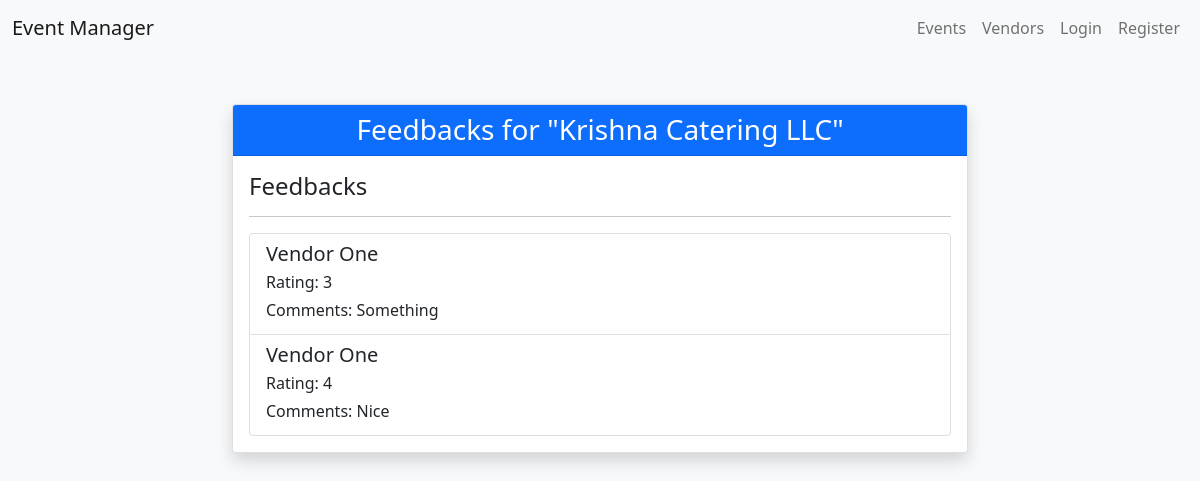
The page /view-all-feedbacks/1 on the database its author committed.
### base/models.py (models this page shows, shortened)
class Vendor(models.Model):
    name = models.CharField(max_length=100)
    services_offered = models.TextField()
    pricing = models.DecimalField(max_digits=10, decimal_places=2)
    contact_info = models.CharField(max_length=100)
    website = models.URLField(null=True)
    categories = models.ManyToManyField('VendorCategory')
    is_approved = models.BooleanField(default=False)
    is_available = models.BooleanField(default=True)

class VendorFeedback(models.Model):
    vendor = models.ForeignKey(Vendor, on_delete=models.CASCADE)
    user = models.ForeignKey(User, on_delete=models.CASCADE)
    rating = models.IntegerField()
    comments = models.TextField()

### base/views.py (the view)
# urls.py: path('view-all-feedbacks/<int:vendor_id>', views.view_all_feedbacks, name='view-all-feedbacks'),
def view_all_feedbacks(request, vendor_id):
    vendor = get_object_or_404(Vendor, id=vendor_id)
    feedbacks = VendorFeedback.objects.filter(vendor=vendor)
    return render(request, 'allFeedbacks.html', {'vendor': vendor, 'feedbacks': feedbacks})

### templates/allFeedbacks.html (shortened to what this page needs)
{% load events %}
<!DOCTYPE html>
<html lang="en">
<head>
    <link href="https://cdn.jsdelivr.net/npm/bootstrap@5.0.2/dist/css/bootstrap.min.css" rel="stylesheet">
</head>
<body class="bg-light">
    {% include 'navbar.html' %}
    <div class="container mt-5">
        <div class="row justify-content-center">
            <div class="col-md-8">
                <div class="card shadow">
                    <div class="card-header bg-primary text-white">
                        <h3 class="mb-0 text-center">Feedbacks for "{{ vendor.name }}"</h3>
                    </div>
                    <div class="card-body">
                        <div class="d-flex justify-content-between">
                            <h4 class="mb-0">Feedbacks</h4>
                        </div>
                        <hr>
                        {% if feedbacks %}
                        <div class="list-group">
                            {% for feedback in feedbacks %}
                                    <div class="list-group-item">
                                        <div class="d-flex w-100 justify-content-between">
                                            <h5 class="mb-1">{{ feedback.user.first_name }} {{feedback.user.last_name}}</h5>
                                        </div>
                                        <p class="mb-1">Rating: {{ feedback.rating }}</p>
                                        <p class="mb-1">Comments: {{ feedback.comments }}</p>
                                    </div>
                            {% endfor %}
                        {% else %}
                            <p class="text-center">No feedbacks yet.</p>
                        {% endif %}
                        </div>
                    </div>
                </div>
            </div>
        </div>
    </div>
</body>
</html>

### rows shown on the page
Vendor: name "Krishna Catering LLC"
VendorFeedback: user.first_name "Vendor", user.last_name "One", rating "3", comments "Something"
VendorFeedback: user.first_name "Vendor", user.last_name "One", rating "4", comments "Nice"
